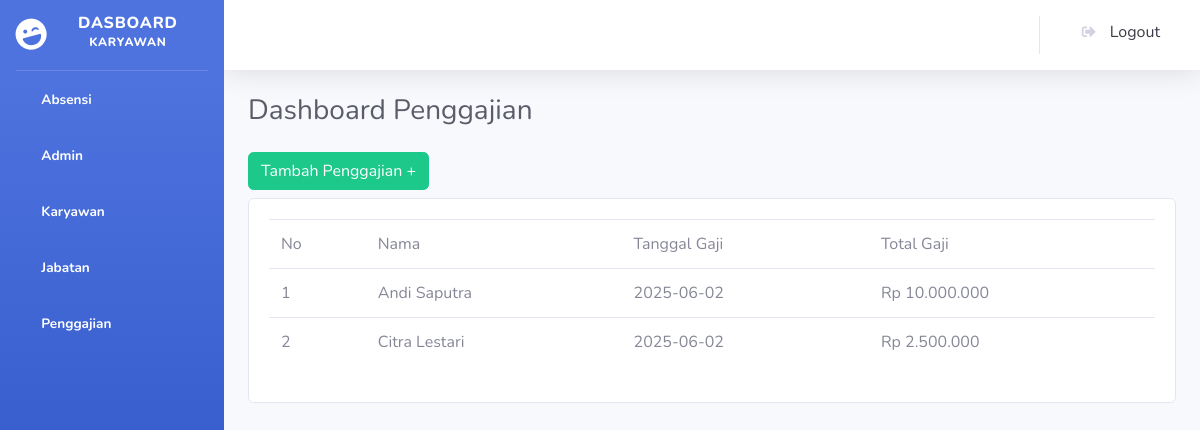
The app's page /petugas/index.php?page=penggajian, older data.
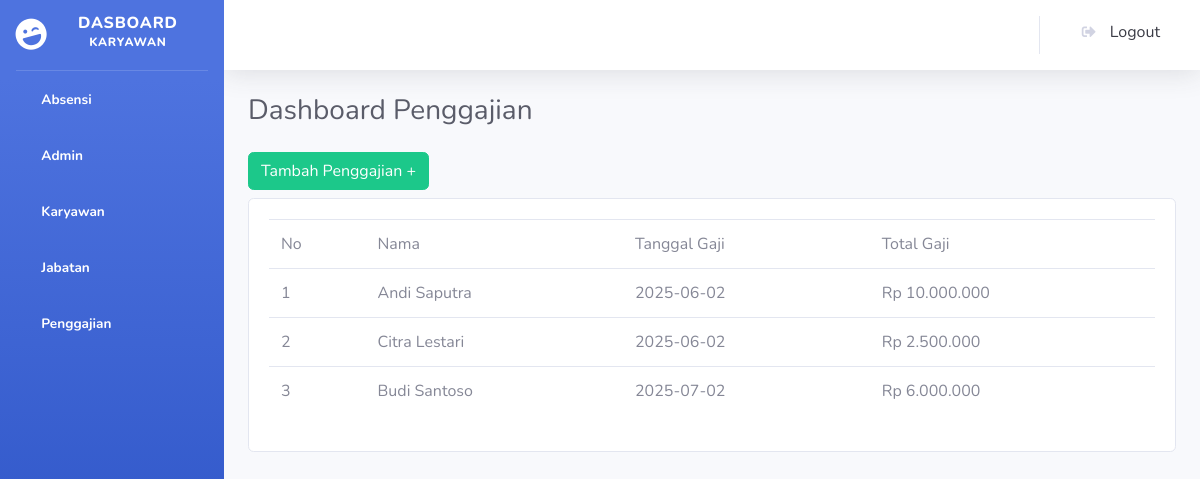
The same page, newer data.
### tables this page shows
CREATE TABLE `penggajian` (
  `id_gaji` int NOT NULL,
  `id_karyawan` int DEFAULT NULL,
  `tanggal_gaji` date DEFAULT NULL,
  `total_gaji` decimal(12,2) DEFAULT NULL
);

CREATE TABLE `karyawan` (
  `id_karyawan` int NOT NULL,
  `nama` varchar(100) DEFAULT NULL,
  `password` varchar(255) NOT NULL,
  `alamat` text,
  `no_hp` varchar(15) DEFAULT NULL,
  `jumlah_anak` int DEFAULT NULL,
  `status_perkawinan` enum('nikah','belum') DEFAULT NULL,
  `id_jabatan` int DEFAULT NULL
);

### petugas/penggajian.php (the view)
<div class="d-sm-flex align-items-center justify-content-between mb-4">
    <h1 class="h3 mb-0 text-gray-800">Dashboard Penggajian</h1>
</div>
<a href="?page=tambah_gaji" class="btn btn-success mb-2">Tambah Penggajian +</a>
<div class="card">
<div class="card-body">
    <table class="table">
        <tr>
            <td>No</td>
            <td>Nama</td>
            <td>Tanggal Gaji</td>
            <td>Total Gaji</td>
        </tr>
        <?php
            $absen = $koneksi->prepare("CALL getPenggajian()");
            $absen->execute();
            foreach ($absen->fetchAll() as $no => $data):
        ?>
        <tr>
            <td><?= $no +1?></td>
            <td><?= $data['nama'] ?></td>
            <td><?= $data['tanggal_gaji'] ?></td>
            <td>Rp <?= number_format($data['total_gaji'], 0, ',', '.') ?></td>
        </tr>
        <?php
            endforeach
        ?>
    </table>
</div>
</div>

### petugas/index.php (shortened to what this page needs)
<!DOCTYPE html>
<html lang="en">
<head>
  <link href="../template/SB Admin 2/vendor/fontawesome-free/css/all.min.css" rel="stylesheet" type="text/css">
  <link href="https://cdnjs.cloudflare.com/ajax/libs/font-awesome/5.15.3/css/all.min.css" rel="stylesheet">
  <link href="../template/SB Admin 2/css/sb-admin-2.min.css" rel="stylesheet">
</head>
<body id="page-top">
  <div id="wrapper">
    <ul class="navbar-nav bg-gradient-primary sidebar sidebar-dark accordion" id="accordionSidebar">
      <a class="sidebar-brand d-flex align-items-center justify-content-center" href="index.php">
        <div class="sidebar-brand-icon rotate-n-15">
          <i class="fas fa-laugh-wink"></i>
        </div>
        <div class="sidebar-brand-text mx-3">Dasboard <sup> Karyawan</sup></div>
      </a>
      <hr class="sidebar-divider my-0">
      <li class="nav-item active">
        <a class="nav-link" href="?page=absen">
          <span>Absensi</span></a>
      </li>
      <li class="nav-item active">
        <a class="nav-link" href="?page=admin">
          <span>Admin</span></a>
      </li>
      <li class="nav-item active">
        <a class="nav-link" href="?page=karyawan">
          <span>Karyawan</span></a>
      </li>
    <li class="nav-item active">
        <a class="nav-link" href="?page=jabatan">
          <span>Jabatan</span></a>
      </li>
     <li class="nav-item active">
        <a class="nav-link" href="?page=penggajian">
          <span>Penggajian</span></a>
      </li>
    </ul>
    <div id="content-wrapper" class="d-flex flex-column">
      <div id="content">
        <nav class="navbar navbar-expand navbar-light bg-white topbar mb-4 static-top shadow">
          <ul class="navbar-nav ml-auto">
            <a class="dropdown-item" href="#" data-toggle="modal" data-target="#logoutModal">
                  <i class="fas fa-sign-out-alt fa-sm fa-fw mr-2 text-gray-400"></i>
                  Logout
                </a>
          </ul>
        </nav>
        <div class="container-fluid">
       <?php
        if(empty($_POST['page'])){
            include ($_GET['page'].'.php');
        }else{
            include ("dashboard.php");
        }
        ?>
    </div>
  </div>
</body>
</html>

Row changes from the older to the newer data that the page shows:
added penggajian: id_karyawan.nama "Budi Santoso", tanggal_gaji "2025-07-02", total_gaji "6.000.000"
